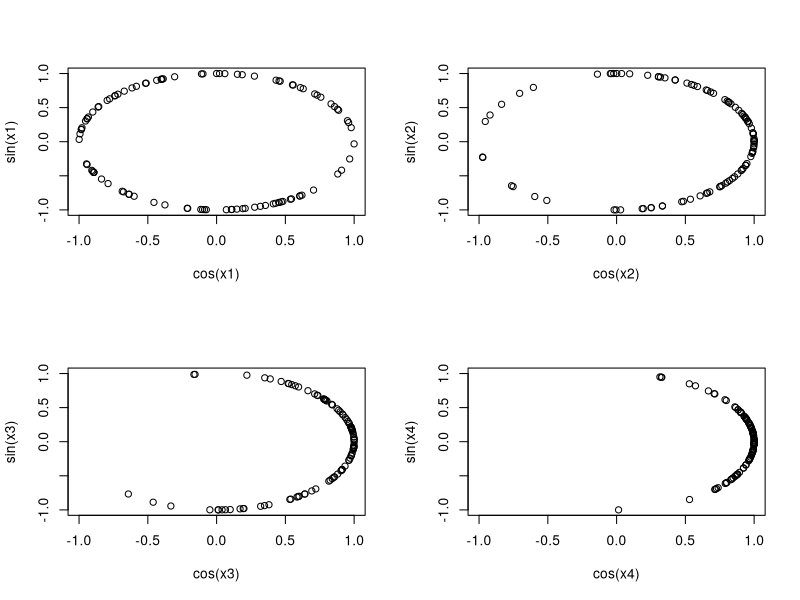

Recreate this plot in R.
##############################################################################################################
#Problem 2
#Instructions:
# R allows one to use several different pseudo-random uniform random number generators.
# List the names of at least three such generators used by R (in a comment) and write down the command(s) that
# select one of these three.
##############################################################################################################

#TODO:  Implement problem 2 here.

set.seed(1)
#"Wichmann-Hill"
#"Marsaglia-Multicarry"
#"Mersenne-Twister":
RNGkind(kind = "Mersenne-Twister")







##############################################################################################################
# Problem 3
# Generate multivariate random observations from a Multivariate Normal.
# INPUTS:
#		--- n: the number of random iid observations to generate
#		--- mu: a numeric vector, the mean of the MVN
#		--- Sigma: a matrix of dimensions (m by m), the covariance of the MVN, where m is the length of mu.
# RETURN:
#		a matrix of dim n by m, that is one iid observation from MVN(mu, Sigma) per a row 
#############################################################################################################
rnorm.stat598g = function(n){
	u1 = runif(n)
	u2 = runif(n)
	return( sqrt(-2*log(u1))*cos(2*pi*u2))
}
rmvnorm = function(n, mu, Sigma){
	m = length(mu)
	A = chol(Sigma)
	ret = matrix(rnorm.stat598g(n*m),n,m)
	ret = t(A) %*% t(ret) + mu
	return(t(ret))
	
} 





##############################################################################################################
# Problem 4
# Instructions: This is a two part question.  One part is to implement a random number generating function, and the other is
# to construct plots according to the instructions.
##############################################################################################################

##############################################################################################################
# Problem 4a - rvonmises
# Generate random observations from a Von Mises distribution.
# INPUTs:
#		--- n: the number of random iid observations to generate
#		--- mu: parameter in Von Mises (see HW2 written part)
#		--- kappa: parameter in Von Mises (see HW2 written part)
# RETURN:
#       a vector of length n, where each element of the vector is an iid observation from a Von Mises (mu, kappa)
###############################################################################################################

rvonmises = function(n, mu, kappa){
	#TODO: Implement problem 4a  here
	ret = numeric(n)
	for(i in 1:n){
		while(TRUE){
			proposal = runif(1)*2*pi -pi
			probability.accept = exp(kappa*cos(proposal-mu) -kappa)
			u = runif(1)
			if(u < probability.accept){
				ret[i] = proposal
				break  #break the while
			}
			#else reject and try again
		}
	}
	return(ret)
}

dvonmises = function(x, mu, kappa){
	return(exp(kappa*cos(x-mu))/2/pi/besselI(kappa,0))
}

###############################################################################################################
# Problem 4b 
# Instructions: See the assignment for 4b.
###############################################################################################################

#TODO: Implement the additional instructions for problem 4 here.  (See assignment).
#HINT: To plot 2 x 2 figures, first use

par(mfrow=c(2,2))

#and then plot normally.  mfrow means rougly "fill my plot by row".  
#And c(2,2) means using 2 rows and 2 columns for subfigures.  c(3,2) would mean 3 rows and 2 columns.
#google it or otherwise track down information about mfrow for more information.

#Haque Syed's work contributed to 4b solution.

x1 <- rvonmises(100,0,0)
x2 <- rvonmises(100,0,1)
x3 <- rvonmises(100,0,2)
x4 <- rvonmises(100,0,5)
par(mfrow=c(2,2))
xlim = c(-1,1)
ylim = c(-1,1)
plot(cos(x1),sin(x1),xlim=xlim,ylim=ylim)
plot(cos(x2),sin(x2),xlim=xlim,ylim=ylim)
plot(cos(x3),sin(x3),xlim=xlim,ylim=ylim)
plot(cos(x4),sin(x4),xlim=xlim, ylim=ylim)



###############################################################################################################
# Problem 5 has 3 parts.
###############################################################################################################

###############################################################################################################
# Problem 5a
# Using accept-reject with Exp(1) as the probosal density implement a random number generator for Gamma(alpha, 1)
# INPUTS: 
#		--- n: 	the number of random iid observations to generate
#       --- alpha: shape parameter 
# RETURN:
# 		a vector of length n, where each element of the vector is an iid observation from a Gamma(alpha,1)
###############################################################################################################

rgamma.a = function(n, alpha,print.acceptance.rate = FALSE){
	if(alpha < 1){
		cat("rgamma.a only valid for alpha > 1\n")
		return(NULL);
	}
	attempts = 0
	exp.param = 1/alpha
	m = alpha^(alpha-1)*exp((exp.param - 1)*alpha)
	ret = numeric(n)
	for(i in 1:n){
		while(TRUE){
			attempts = attempts +1
			proposal = rexp(1,exp.param)
			probability.accept = proposal^(alpha-1)*exp((exp.param-1)*proposal)/m
			u = runif(1)
			if(u < probability.accept){
				ret[i] = proposal
				break
			}#otherwise reject and try again
		}
	}
	if(print.acceptance.rate) cat("Acceptance Rate = ", n/attempts, "\n")
	return(ret)
	
	
}    

###############################################################################################################
# Problem 5b
# Using algorithm 1 in the HW2 assignment implement a random number generator for Gamma(alpha,1)
# INPUTS: 
#		--- n: 	the number of random iid observations to generate
#       --- alpha: shape parameter 
# RETURN:
# 		a vector of length n, where each element of the vector is an iid observation from a Gamma(alpha,1)
###############################################################################################################

rgamma.b = function(n, alpha,print.acceptance.rate = FALSE){
	if(alpha >= 1){
		cat("Error: rgamma.b only valid for alpha < 1\n")
		return(NULL)
	}
	ret = numeric(n)
	e = exp(1)
	r = e/(e+alpha)
	attempts = 0
	for(i in 1:n){
		while(TRUE){
			attempts = attempts + 1
			u1 = runif(1)
			u2 = runif(1)
			
			if(u1 > r){
				x = -log((1-u1)/r/alpha) 
				y = x^(alpha-1)
			}else{
				x = (u1/r)^(1/alpha)
				y = exp(-x)
			}
			if(u2 < y){
				ret[i] = x
				break
			}#else reject
		}
	}
	if(print.acceptance.rate) cat("Acceptance Rate = ", n/attempts, "\n")
	return(ret)
}


#####################################################################################
# Problem 5c:
# Instructions: Empirically, estimate the acceptance ratio for both algorithm for the case of alpha = .5 and alpha = 2
# based on 10000 attempted draws. 
# PLEASE ADD USEFUL COMMENTS
######################################################################################

#TODO: Implement 5c here.

x = rgamma.a(10000,2,TRUE)
x = rgamma.b(10000,.5,TRUE)












###################################################################################################
#  Anything you want below this line.  If you have extensive test code you want to keep with this file
#  please put it below this comment.  Thank you!
###################################################################################################
